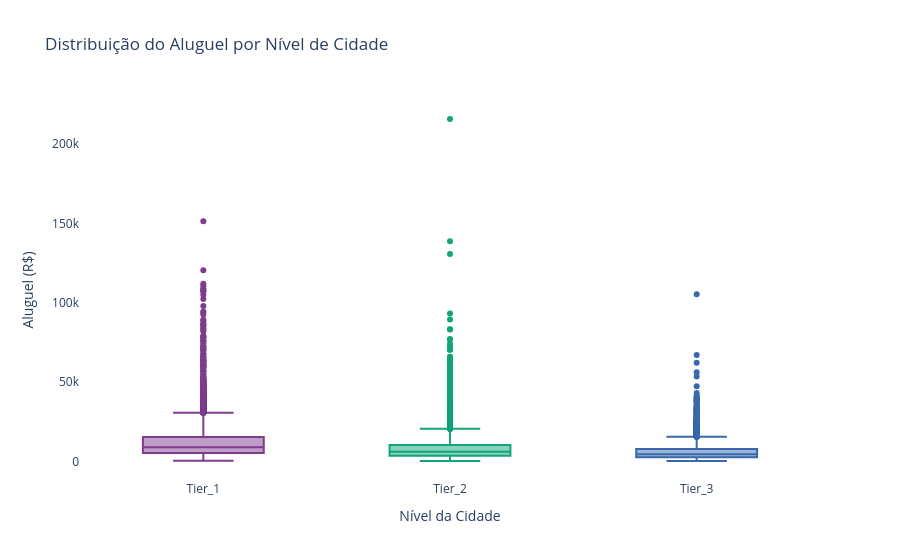

Write notebook code for a chart like this one.
### Markdown cell above
## 2. Box Plot — Distribuição do Rent por City_Tier

### Code cell
fig = px.box(
    df, x='City_Tier', y='Rent',
    color='City_Tier',
    title='Distribuição do Aluguel por Nível de Cidade',
    labels={'Rent': 'Aluguel (R$)', 'City_Tier': 'Nível da Cidade'},
    color_discrete_sequence=px.colors.qualitative.Bold,
    points='outliers'
)
fig.update_layout(showlegend=False, plot_bgcolor='white')
fig.show()

#Mostra a distribuição do aluguel por tier através de boxplots, com os outliers visíveis.
#O box plot resume 5 estatísticas ao mesmo tempo (mínimo, Q1, mediana, Q3, máximo) e expõe os valores atípicos. É ideal para comparar se 
# a centralidade e a dispersão diferem entre os grupos. Tier_1 tende a ter tanto maior mediana quanto mais outliers extremos.

### Figure 1 — Plotly figure (JSON) as saved in the notebook; plotly's stock layout.template omitted (floating-point values rounded to 4 significant figures; data arrays with more than 128 entries replaced by an {"elided": "..."} marker saying what was removed)
{"data": [{"alignmentgroup": "True", "boxpoints": "outliers", "hovertemplate": "Nível da Cidade=%{x}<br>Aluguel (R$)=%{y}<extra></extra>", "legendgroup": "Tier_1", "marker": {"color": "rgb(127, 60, 141)"}, "name": "Tier_1", "notched": false, "offsetgroup": "Tier_1", "orientation": "v", "showlegend": true, "type": "box", "x": {"elided": "5934 str values"}, "x0": " ", "xaxis": "x", "y": {"elided": "5934 float values"}, "y0": " ", "yaxis": "y"}, {"alignmentgroup": "True", "boxpoints": "outliers", "hovertemplate": "Nível da Cidade=%{x}<br>Aluguel (R$)=%{y}<extra></extra>", "legendgroup": "Tier_2", "marker": {"color": "rgb(17, 165, 121)"}, "name": "Tier_2", "notched": false, "offsetgroup": "Tier_2", "orientation": "v", "showlegend": true, "type": "box", "x": {"elided": "10068 str values"}, "x0": " ", "xaxis": "x", "y": {"elided": "10068 float values"}, "y0": " ", "yaxis": "y"}, {"alignmentgroup": "True", "boxpoints": "outliers", "hovertemplate": "Nível da Cidade=%{x}<br>Aluguel (R$)=%{y}<extra></extra>", "legendgroup": "Tier_3", "marker": {"color": "rgb(57, 105, 172)"}, "name": "Tier_3", "notched": false, "offsetgroup": "Tier_3", "orientation": "v", "showlegend": true, "type": "box", "x": {"elided": "3998 str values"}, "x0": " ", "xaxis": "x", "y": {"elided": "3998 float values"}, "y0": " ", "yaxis": "y"}], "layout": {"boxmode": "overlay", "legend": {"title": {"text": "Nível da Cidade"}, "tracegroupgap": 0}, "plot_bgcolor": "white", "showlegend": false, "title": {"text": "Distribuição do Aluguel por Nível de Cidade"}, "xaxis": {"anchor": "y", "categoryarray": ["Tier_1", "Tier_2", "Tier_3"], "categoryorder": "array", "domain": [0, 1], "title": {"text": "Nível da Cidade"}}, "yaxis": {"anchor": "x", "domain": [0, 1], "title": {"text": "Aluguel (R$)"}}}}
